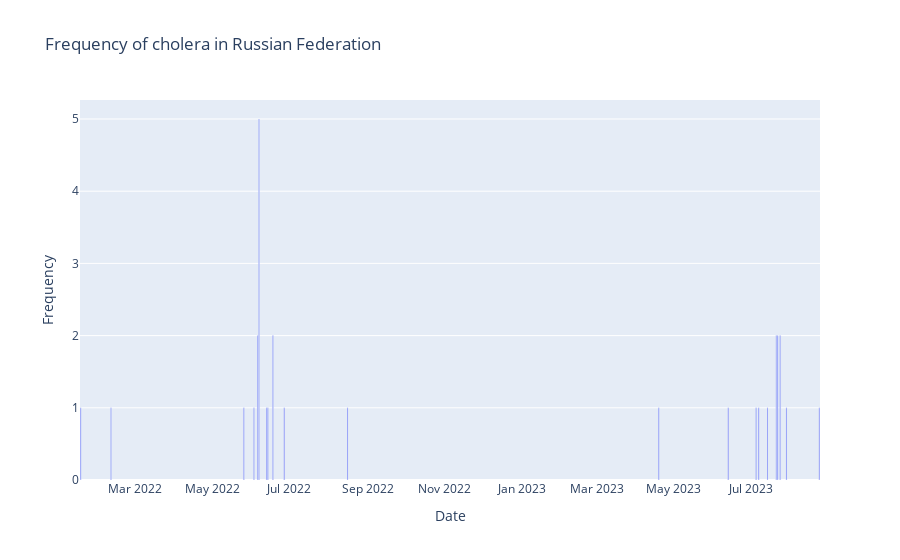

Here is the notebook cell this chart was saved with:
### Code cell
plot_country_disease('Russian Federation','cholera')

### Figure 1 — Plotly figure (JSON) as saved in the notebook; plotly's stock layout.template omitted (floating-point values rounded to 4 significant figures)
{"data": [{"alignmentgroup": "True", "hovertemplate": "Date=%{x}<br>Frequency=%{y}<extra></extra>", "legendgroup": "", "marker": {"color": "#636efa", "pattern": {"shape": ""}}, "name": "", "offsetgroup": "", "orientation": "v", "showlegend": false, "textposition": "auto", "type": "bar", "x": ["2022-01-17T00:00:00", "2022-02-10T00:00:00", "2022-05-26T00:00:00", "2022-06-03T00:00:00", "2022-06-06T00:00:00", "2022-06-07T00:00:00", "2022-06-13T00:00:00", "2022-06-14T00:00:00", "2022-06-18T00:00:00", "2022-06-27T00:00:00", "2022-08-16T00:00:00", "2023-04-19T00:00:00", "2023-06-13T00:00:00", "2023-07-05T00:00:00", "2023-07-07T00:00:00", "2023-07-14T00:00:00", "2023-07-21T00:00:00", "2023-07-22T00:00:00", "2023-07-24T00:00:00", "2023-07-29T00:00:00", "2023-08-24T00:00:00"], "xaxis": "x", "y": [1, 1, 1, 1, 2, 5, 1, 1, 2, 1, 1, 1, 1, 1, 1, 1, 2, 2, 2, 1, 1], "yaxis": "y"}], "layout": {"barmode": "relative", "legend": {"tracegroupgap": 0}, "title": {"text": "Frequency of cholera in Russian Federation"}, "xaxis": {"anchor": "y", "domain": [0, 1], "title": {"text": "Date"}}, "yaxis": {"anchor": "x", "domain": [0, 1], "title": {"text": "Frequency"}}}}
